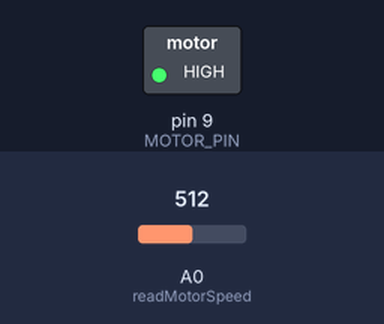
The sketch below on a simulated Arduino Uno, built with avr-gcc and run on an emulated ATmega328P. Shown: switched loads named in the sketch (green lamp = pin HIGH). The test bench sets the inputs (shaded band); at power-on: A0 (readMotorSpeed) = 512. What the sketch prints to the serial monitor is not drawn.

Above: at 0.1 s.
Timing chart, 0 to 1.6 s (numbered marks = the images above):
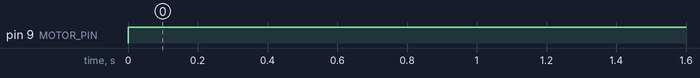

The sketch:

task12.4.ino
```cpp
// PID Constants
#define Kp 1.0  // Proportional gain
#define Ki 0.5  // Integral gain
#define Kd 0.1  // Derivative gain

// Setpoint
#define SETPOINT 1000  //  speed in RPM

// Exponential Smoothing Factor
#define ALPHA 0.1  // Smoothing factor

// Motor Control Pin
#define MOTOR_PIN 9  // PWM pin for motor control

// PID Variables
float measuredSpeed = 0;  // Feedback from encoder
float error = 0, lastError = 0;
float integral = 0;
float controlOutput = 0;

// Exponential Smoothing Variables
float smoothedSpeed = 0;

// Timing Variables
unsigned long lastTime = 0;
float deltaTime = 0;

void setup() {
  Serial.begin(9600);
  pinMode(MOTOR_PIN, OUTPUT); // Set motor control pin as output
  lastTime = millis(); // Initialize time
}

void loop() {
  unsigned long currentTime = millis();
  deltaTime = (currentTime - lastTime) / 1000.0; // Convert time to seconds

  // Simulate reading motor speed from encoder
  measuredSpeed = readMotorSpeed();

  // Exponential Smoothing
  smoothedSpeed = ALPHA * measuredSpeed + (1 - ALPHA) * smoothedSpeed;

  // Calculate PID control output
  controlOutput = calculatePID(smoothedSpeed);

  // Update motor speed using control output
  setMotorSpeed(controlOutput);

  // Update timing and error values
  lastError = error;
  lastTime = currentTime;

  // Print for debugging
  Serial.print("Speed: ");
  Serial.print(smoothedSpeed);
  Serial.print(" | Control Output: ");
  Serial.println(controlOutput);

  delay(100);  // Wait
}

float calculatePID(float currentSpeed) {
  // Calculate error
  error = SETPOINT - currentSpeed;

  // PID Calculations
  integral += error * deltaTime;  // Update integral term
  float derivative = (error - lastError) / deltaTime;  // Calculate derivative

  // Calculate control output
  float output = Kp * error + Ki * integral + Kd * derivative;


  return constrain(output, 0, 255);
}

float readMotorSpeed() {

  return analogRead(A0);
}

void setMotorSpeed(float speed) {

  analogWrite(MOTOR_PIN, speed);
}
```

Measured:
- by itself, pin 9 (MOTOR_PIN): LOW → HIGH at 0.00 s
